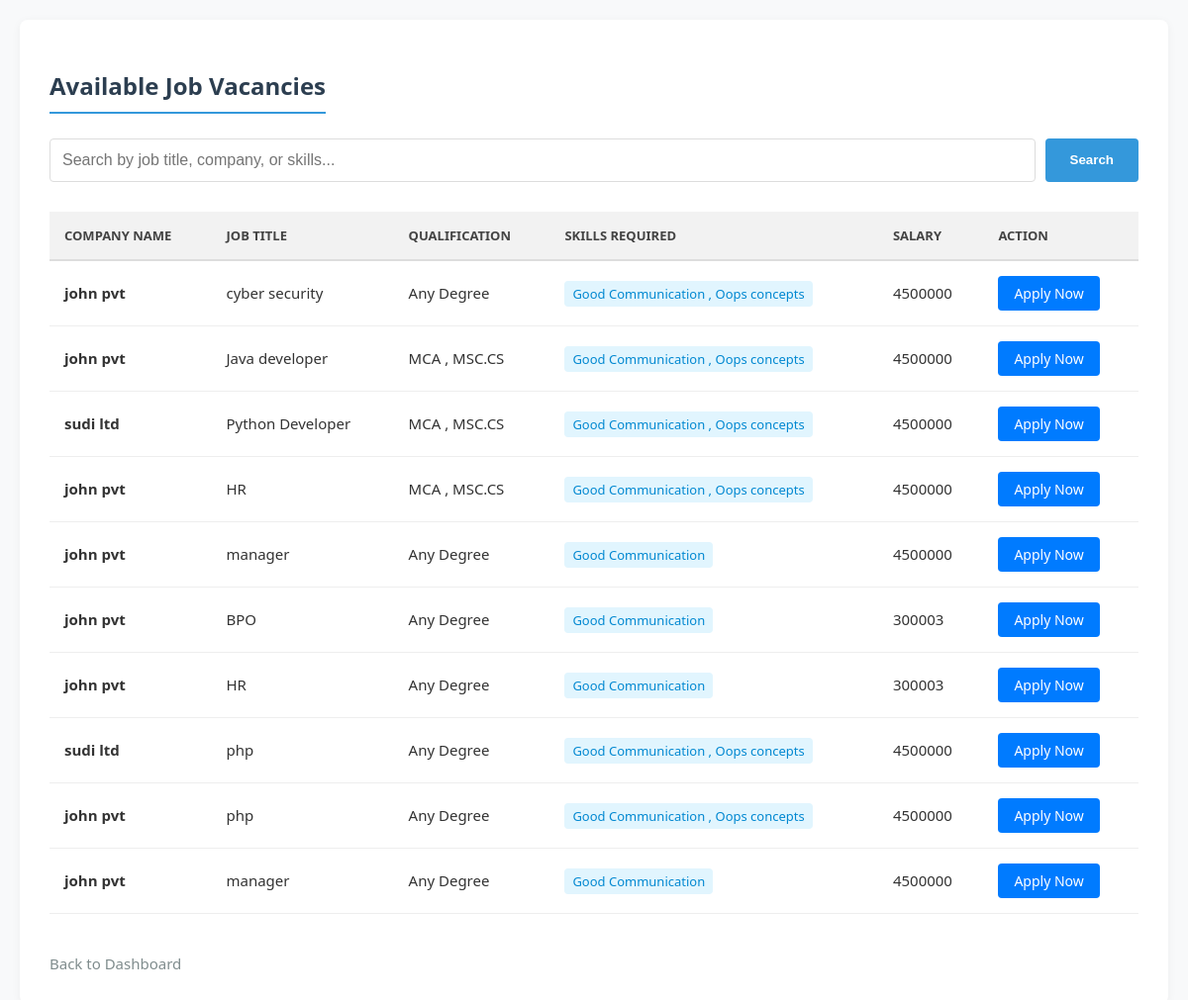
Before: /vac_of_job with the older database file.
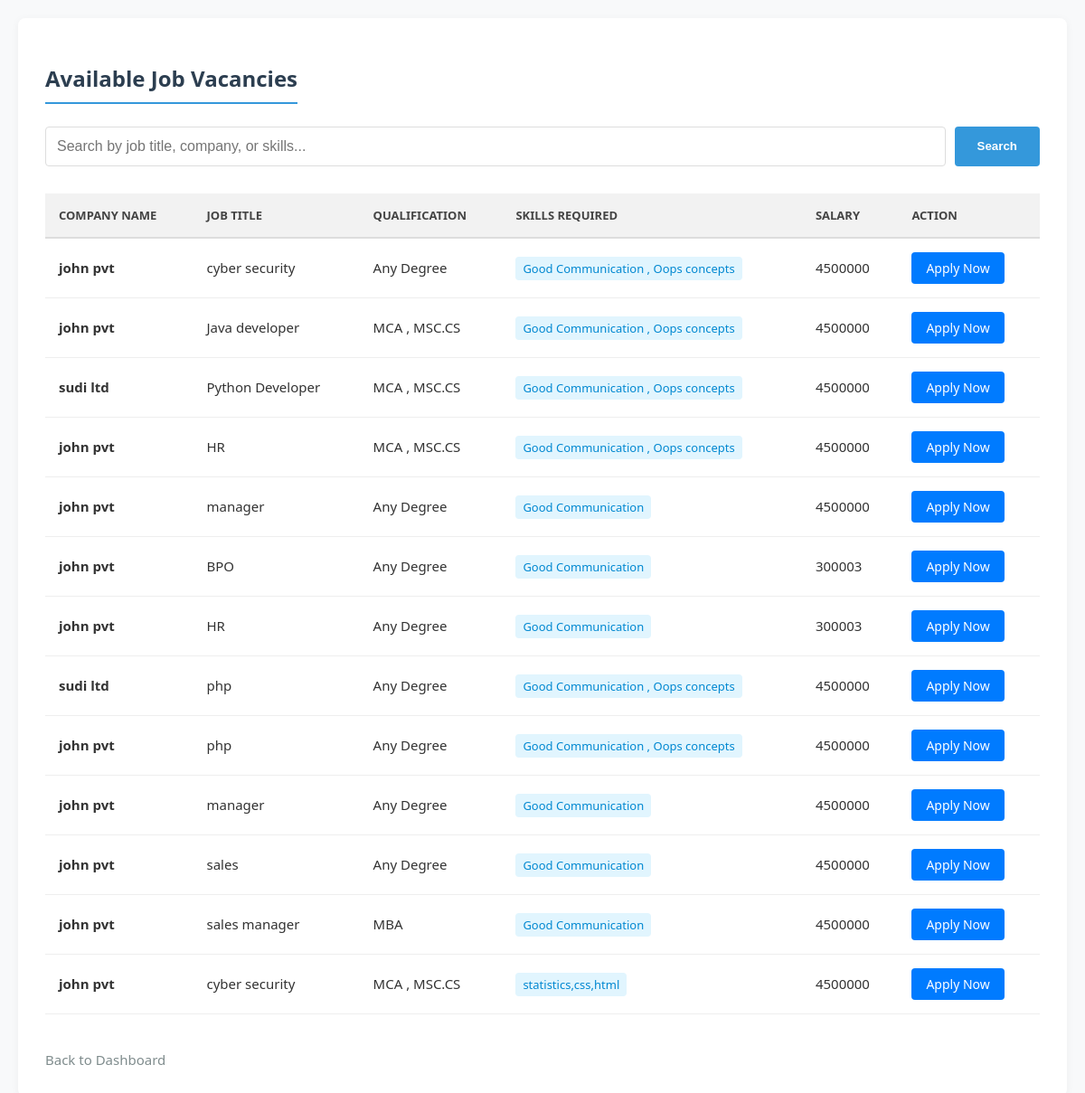
After: the same page with the newer database file.
### final_app/models.py (models this page shows, shortened)
class addjob(models.Model):
     admin = models.ForeignKey(adminmodel, on_delete=models.CASCADE, related_name='posted_jobs', null=True)
     job_name=models.CharField(max_length=200)
     job_salary=models.IntegerField()
     job_skill=models.CharField(max_length=520)
     job_qualification=models.CharField(max_length=200,null=True)

class adminmodel(models.Model):
    jobadmin=models.ForeignKey(User,on_delete=models.CASCADE)
    company_name=models.CharField(max_length=200)

### final_app/views.py (the view)
# urls.py: path('vac_of_job',views.vac_of_job,name='vac_of_job'),
def vac_of_job(request):
    query = request.GET.get('search')
    if query:
        ad = addjob.objects.filter(
            Q(job_name__icontains=query) |
            Q(job_skill__icontains=query) |
            Q(job_qualification__icontains=query) |
            Q(admin__company_name__icontains=query)
        ).distinct()
    else:
        ad = addjob.objects.all()
    applied_job_ids = []
    if request.user.is_authenticated:
        applied_job_ids = AppliedJob.objects.filter(user=request.user).values_list('job_id', flat=True)
    return render(request, 'vac_of_job.html', {
        'a': ad,
        'query': query,
        'applied_job_ids': applied_job_ids
    })

### final_app/templates/vac_of_job.html (shortened to what this page needs)
<!DOCTYPE html>
<html lang="en">
<head>
    {% load static %}
    <link rel="stylesheet" href="{% static 'css/vac_of_job.css' %}">
</head>
<body>
    <div class="container">
        <h2>Available Job Vacancies</h2>
        <form method="GET" action="{% url 'vac_of_job' %}" class="search-form">
            <input type="text" name="search" placeholder="Search by job title, company, or skills..." value="{{ request.GET.search }}">
            <button type="submit">Search</button>
        </form>
        <div class="table-wrapper">
            <table>
                <thead>
                    <tr>
                        <th>Company Name</th>
                        <th>Job Title</th>
                        <th>Qualification</th>
                        <th>Skills Required</th>
                        <th>Salary</th>
                        <th>Action</th>
                    </tr>
                </thead>
                <tbody>
                    {% for i in a %}
                    <tr>
                        <td><strong>{{ i.admin.company_name }}</strong></td>
                        <td>{{ i.job_name }}</td>
                        <td>{{ i.job_qualification }}</td>
                        <td><span class="skill-tag">{{ i.job_skill }}</span></td>
                        <td>{{ i.job_salary }}</td>
                     <td>
    {% if i.id in applied_job_ids %}
        <button class="btn-applied" disabled>Applied</button>
    {% else %}
        <a href="{% url 'apply_now' i.id %}" class="btn-apply">Apply Now</a>
    {% endif %}
</td>
                    </tr>
                    {% empty %}
                    <tr>
                        <td colspan="6" style="text-align: center; padding: 20px;">No jobs found matching your search.</td>
                    </tr>
                    {% endfor %}
                </tbody>
            </table>
        </div>
        <div class="footer-actions">
            <a href="{% url 'userfront_load' %}" class="btn-back">Back to Dashboard</a>
        </div>
    </div>
</body>
</html>

### static/css/vac_of_job.css (style rules this page uses)
body { font-family: 'Segoe UI', Arial, sans-serif; background-color: #f8f9fa; margin: 0; padding: 20px; color: #333; }
.container { max-width: 1100px; margin: 0 auto; background: #fff; padding: 30px; border-radius: 8px; box-shadow: 0 2px 10px rgba(0,0,0,0.05); }
h2 { color: #2c3e50; margin-bottom: 25px; border-bottom: 2px solid #3498db; padding-bottom: 10px; display: inline-block; }
.search-form { margin-bottom: 30px; display: flex; gap: 10px; }
.search-form input[type="text"] { flex: 1; padding: 12px; border: 1px solid #ddd; border-radius: 4px; font-size: 16px; }
.search-form button { padding: 10px 25px; background-color: #3498db; color: white; border: none; border-radius: 4px; cursor: pointer; font-weight: bold; }
.table-wrapper { overflow-x: auto; }
table { width: 100%; border-collapse: collapse; margin-bottom: 20px; }
th { background-color: #f2f2f2; color: #444; text-align: left; padding: 15px; border-bottom: 2px solid #ddd; text-transform: uppercase; font-size: 13px; }
td { padding: 15px; border-bottom: 1px solid #eee; font-size: 15px; }
.skill-tag { background: #e1f5fe; color: #0288d1; padding: 4px 8px; border-radius: 4px; font-size: 13px; }
.btn-apply { display: inline-block; background-color: #27ae60; color: white; padding: 8px 16px; text-decoration: none; border-radius: 4px; font-size: 14px; transition: background 0.2s; }
.btn-back { display: inline-block; margin-top: 20px; color: #7f8c8d; text-decoration: none; font-size: 15px; }
.btn-apply { background-color: #007bff; color: white; padding: 8px 16px; text-decoration: none; border-radius: 4px; }

Changed rows visible on the page:
added addjob: admin.company_name "john pvt", job_name "sales", job_qualification "Any Degree", job_skill "Good Communication", job_salary "4500000", shows "Apply Now"
added addjob: admin.company_name "john pvt", job_name "sales manager", job_qualification "MBA", job_skill "Good Communication", job_salary "4500000", shows "Apply Now"
added addjob: admin.company_name "john pvt", job_name "cyber security", job_qualification "MCA , MSC.CS", job_skill "statistics,css,html", job_salary "4500000", shows "Apply Now"
